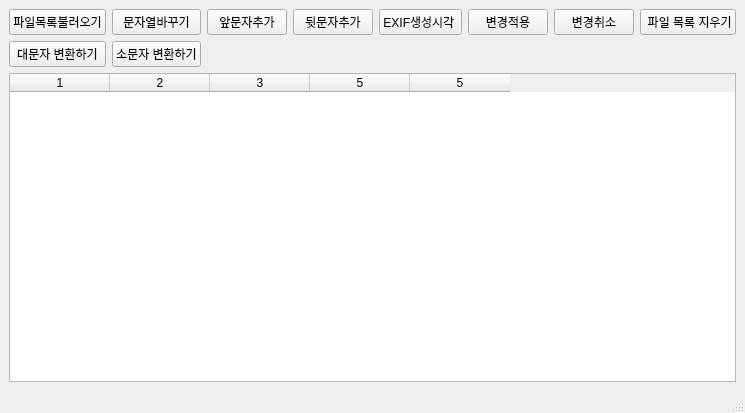
<?xml version="1.0" encoding="UTF-8"?>
<ui version="4.0">
 <class>MainWindow</class>
 <widget class="QMainWindow" name="MainWindow">
  <property name="geometry">
   <rect>
    <x>0</x>
    <y>0</y>
    <width>709</width>
    <height>413</height>
   </rect>
  </property>
  <property name="windowTitle">
   <string>MainWindow</string>
  </property>
  <widget class="QWidget" name="centralwidget">
   <layout class="QVBoxLayout" name="verticalLayout_2">
    <item>
     <layout class="QVBoxLayout" name="verticalLayout">
      <item>
       <layout class="QGridLayout" name="gridLayout">
        <item row="0" column="5">
         <widget class="QPushButton" name="BTN_excute">
          <property name="text">
           <string>변경적용</string>
          </property>
         </widget>
        </item>
        <item row="0" column="6">
         <widget class="QPushButton" name="BTN_cancel">
          <property name="text">
           <string>변경취소</string>
          </property>
         </widget>
        </item>
        <item row="0" column="3">
         <widget class="QPushButton" name="BTN_backadd">
          <property name="text">
           <string>뒷문자추가</string>
          </property>
         </widget>
        </item>
        <item row="0" column="4">
         <widget class="QPushButton" name="BTN_exif">
          <property name="text">
           <string>EXIF생성시각 </string>
          </property>
         </widget>
        </item>
        <item row="0" column="7">
         <widget class="QPushButton" name="BTN_clear">
          <property name="text">
           <string> 파일 목록 지우기</string>
          </property>
         </widget>
        </item>
        <item row="0" column="1">
         <widget class="QPushButton" name="BTN_replace">
          <property name="text">
           <string>문자열바꾸기</string>
          </property>
         </widget>
        </item>
        <item row="0" column="0">
         <widget class="QPushButton" name="BTN_list">
          <property name="text">
           <string>파일목록불러오기</string>
          </property>
         </widget>
        </item>
        <item row="0" column="2">
         <widget class="QPushButton" name="BTN_frontadd">
          <property name="text">
           <string>앞문자추가</string>
          </property>
         </widget>
        </item>
        <item row="1" column="0">
         <widget class="QPushButton" name="BTN_upper">
          <property name="text">
           <string>대문자 변환하기</string>
          </property>
         </widget>
        </item>
        <item row="1" column="1">
         <widget class="QPushButton" name="BTN_lower">
          <property name="text">
           <string>소문자 변환하기</string>
          </property>
         </widget>
        </item>
       </layout>
      </item>
      <item>
       <widget class="QTableWidget" name="TW_list">
        <column>
         <property name="text">
          <string>1</string>
         </property>
        </column>
        <column>
         <property name="text">
          <string>2</string>
         </property>
        </column>
        <column>
         <property name="text">
          <string>3</string>
         </property>
        </column>
        <column>
         <property name="text">
          <string>5</string>
         </property>
        </column>
        <column>
         <property name="text">
          <string>5</string>
         </property>
        </column>
       </widget>
      </item>
     </layout>
    </item>
   </layout>
  </widget>
  <widget class="QMenuBar" name="menubar">
   <property name="geometry">
    <rect>
     <x>0</x>
     <y>0</y>
     <width>709</width>
     <height>22</height>
    </rect>
   </property>
  </widget>
  <widget class="QStatusBar" name="statusbar"/>
 </widget>
 <resources/>
 <connections/>
</ui>
